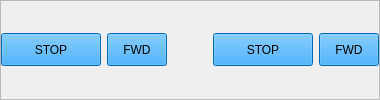
           <widget class="QFrame" name="frame_63">
            <property name="frameShape">
             <enum>QFrame::StyledPanel</enum>
            </property>
            <property name="frameShadow">
             <enum>QFrame::Raised</enum>
            </property>
            <layout class="QHBoxLayout" name="horizontalLayout_40">
             <property name="leftMargin">
              <number>0</number>
             </property>
             <property name="topMargin">
              <number>0</number>
             </property>
             <property name="rightMargin">
              <number>0</number>
             </property>
             <property name="bottomMargin">
              <number>0</number>
             </property>
             <item>
              <widget class="QPushButton" name="stop4">
               <property name="minimumSize">
                <size>
                 <width>100</width>
                 <height>33</height>
                </size>
               </property>
               <property name="maximumSize">
                <size>
                 <width>100</width>
                 <height>16777215</height>
                </size>
               </property>
               <property name="styleSheet">
                <string notr="true">
background-color: rgb(3, 146, 255);</string>
               </property>
               <property name="text">
                <string>STOP</string>
               </property>
              </widget>
             </item>
             <item>
              <widget class="QPushButton" name="fwd4">
               <property name="minimumSize">
                <size>
                 <width>0</width>
                 <height>33</height>
                </size>
               </property>
               <property name="maximumSize">
                <size>
                 <width>60</width>
                 <height>16777215</height>
                </size>
               </property>
               <property name="styleSheet">
                <string notr="true">
background-color: rgb(3, 146, 255);</string>
               </property>
               <property name="text">
                <string>FWD</string>
               </property>
              </widget>
             </item>
             <item>
              <spacer name="horizontalSpacer_5">
               <property name="orientation">
                <enum>Qt::Horizontal</enum>
               </property>
               <property name="sizeHint" stdset="0">
                <size>
                 <width>40</width>
                 <height>20</height>
                </size>
               </property>
              </spacer>
             </item>
             <item>
              <widget class="QPushButton" name="stop9">
               <property name="minimumSize">
                <size>
                 <width>100</width>
                 <height>33</height>
                </size>
               </property>
               <property name="maximumSize">
                <size>
                 <width>100</width>
                 <height>16777215</height>
                </size>
               </property>
               <property name="styleSheet">
                <string notr="true">
background-color: rgb(3, 146, 255);</string>
               </property>
               <property name="text">
                <string>STOP</string>
               </property>
              </widget>
             </item>
             <item>
              <widget class="QPushButton" name="fwd9">
               <property name="minimumSize">
                <size>
                 <width>60</width>
                 <height>33</height>
                </size>
               </property>
               <property name="maximumSize">
                <size>
                 <width>60</width>
                 <height>16777215</height>
                </size>
               </property>
               <property name="styleSheet">
                <string notr="true">
background-color: rgb(3, 146, 255);</string>
               </property>
               <property name="text">
                <string>FWD</string>
               </property>
              </widget>
             </item>
            </layout>
           </widget>
